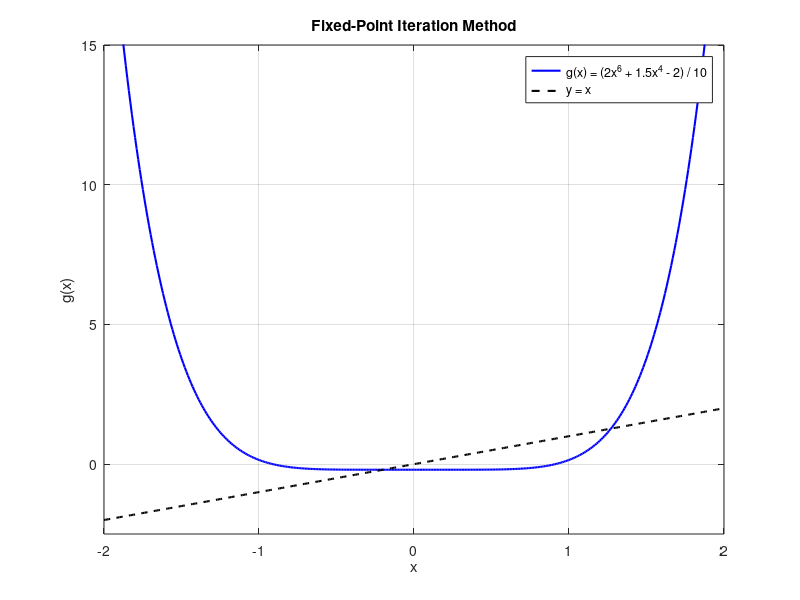

The MATLAB script that drew this image:
% Define the function g(x)
a = 6; % Assuming a = 6 based on the context
g = @(x) (2*x.^a + 1.5*x.^a - 2) / 10;

% Define the range of x values
x_vals = linspace(-2, 2, 400);
y_vals = g(x_vals);

% Plot the function g(x)
figure;
plot(x_vals, y_vals, 'b', 'LineWidth', 1.5); % Plot g(x) in blue
hold on;

% Plot the line y = x
plot(x_vals, x_vals, 'k--', 'LineWidth', 1.5); % Plot y = x in black dashed line

% Add grid to the background
grid on;

% Set axis limits and labels
xlim([-2, 2]);
ylim([-2.5, 15]);
xlabel('x');
ylabel('g(x)');
title('Fixed-Point Iteration Method');

% Optional: Add legend if needed
legend('g(x) = (2x^6 + 1.5x^4 - 2) / 10', 'y = x', 'Location', 'best');

hold off;
